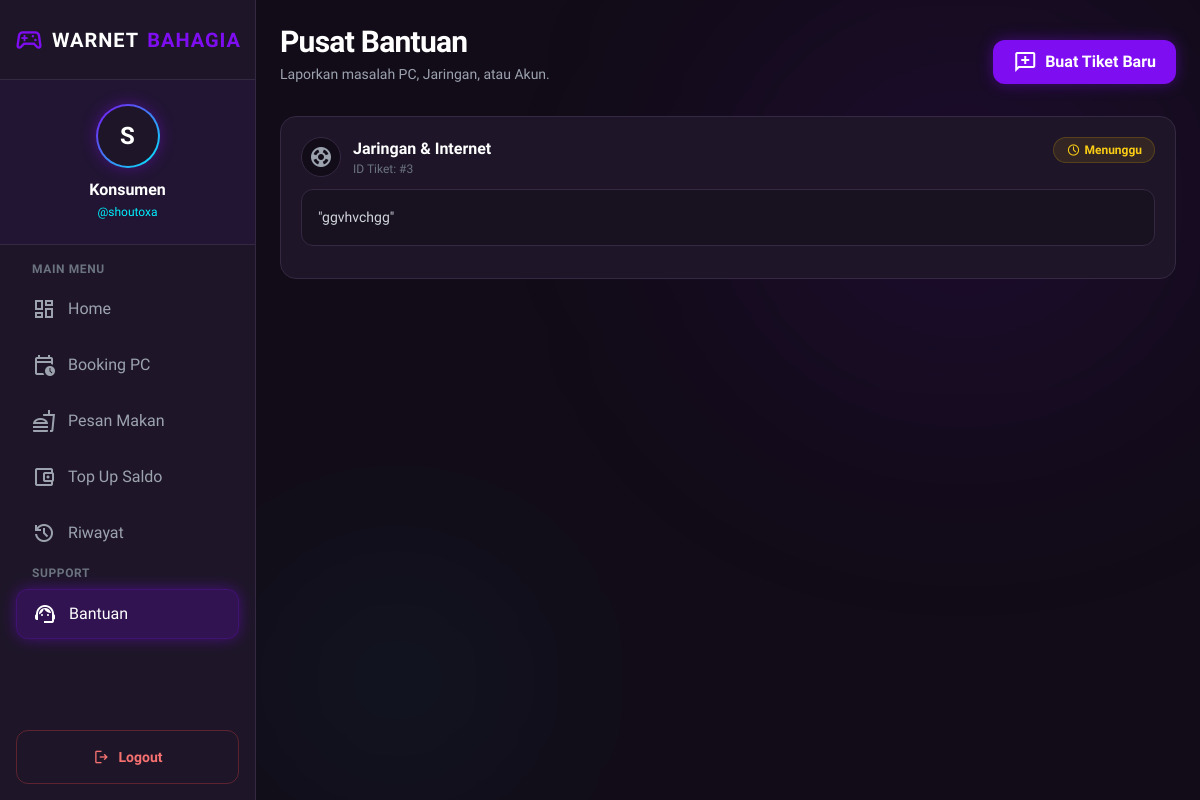
Page /pages/konsumen/bantuan.php (signed in) on the committed database.
### tables this page shows
CREATE TABLE `konsumen` (
  `id_konsumen` int(11) NOT NULL,
  `username` varchar(50) DEFAULT NULL,
  `password` varchar(255) DEFAULT NULL,
  `email` varchar(100) DEFAULT NULL,
  `saldo` decimal(12,2) DEFAULT NULL
);

CREATE TABLE `bantuan_teknis` (
  `id_bantuan` int(11) NOT NULL,
  `jenis_bantuan` varchar(100) DEFAULT NULL,
  `deskripsi` text DEFAULT NULL,
  `status` enum('menunggu','diproses','selesai') DEFAULT NULL,
  `id_konsumen` int(11) DEFAULT NULL
);

### pages/konsumen/bantuan.php (the view, shortened to what this page needs)
<?php
require_once '../../includes/config.php';
$id_konsumen = $_SESSION['id_konsumen'];
$bantuan = $conn->query("
    SELECT *
    FROM bantuan_teknis
    WHERE id_konsumen = '$id_konsumen'
    ORDER BY id_bantuan DESC
");
?>
<!DOCTYPE html>
<html lang="id" class="dark">
<head>
    <script src="https://cdn.tailwindcss.com"></script>
</head>
<body class="bg-dark-bg text-gray-200 font-sans antialiased h-screen flex overflow-hidden">
    <?php include '../../includes/sidebar_konsumen.php'; ?>
    <main class="flex-1 flex flex-col h-screen overflow-hidden relative md:ml-64">
        <div class="absolute bottom-0 left-0 w-[30%] h-[30%] bg-secondary/5 blur-[100px] rounded-full pointer-events-none"></div>
        <div class="flex-1 overflow-y-auto p-6 z-10">
            <div class="flex flex-col sm:flex-row justify-between items-start sm:items-end mb-8 gap-4">
                <div>
                    <h2 class="text-3xl font-bold text-white tracking-tight">Pusat Bantuan</h2>
                    <p class="text-gray-400 mt-1 text-sm">Laporkan masalah PC, Jaringan, atau Akun.</p>
                </div>
                <button onclick="openModal()" class="bg-primary hover:bg-primary/80 text-white px-5 py-2.5 rounded-xl shadow-neon-purple transition-all flex items-center gap-2 font-semibold">
                    <span class="material-symbols-outlined">add_comment</span>
                    Buat Tiket Baru
                </button>
            </div>
            <div class="space-y-4">
                <?php if ($bantuan->num_rows > 0): ?>
                    <?php while ($b = $bantuan->fetch_assoc()):
                        $status = ucfirst($b['status']);
                        $status_class = 'bg-gray-700 text-gray-300 border-gray-600';
                        $icon = 'hourglass_empty';
                        if ($b['status'] == 'menunggu') {
                            $status_class = 'bg-yellow-500/10 text-yellow-400 border-yellow-500/20';
                            $icon = 'schedule';
                        } elseif ($b['status'] == 'diproses') {
                            $status_class = 'bg-blue-500/10 text-blue-400 border-blue-500/20';
                            $icon = 'engineering';
                        } elseif ($b['status'] == 'selesai') {
                            $status_class = 'bg-green-500/10 text-green-400 border-green-500/20';
                            $icon = 'check_circle';
                        }
                    ?>
                        <div class="bg-dark-surface border border-dark-border p-5 rounded-2xl hover:border-primary/30 transition-all group relative overflow-hidden">
                            <div class="flex justify-between items-start mb-3">
                                <div class="flex items-center gap-3">
                                    <div class="w-10 h-10 rounded-full bg-dark-bg flex items-center justify-center border border-dark-border group-hover:border-primary/50 transition-colors">
                                        <span class="material-symbols-outlined text-gray-400 group-hover:text-primary">support</span>
                                    </div>
                                    <div>
                                        <h3 class="font-bold text-white"><?= $b['jenis_bantuan']; ?></h3>
                                        <p class="text-xs text-gray-500">ID Tiket: #<?= $b['id_bantuan']; ?></p>
                                    </div>
                                </div>
                                <span class="px-3 py-1 rounded-full text-xs font-bold border flex items-center gap-1 <?= $status_class; ?>">
                                    <span class="material-symbols-outlined text-[14px]"><?= $icon; ?></span>
                                    <?= $status; ?>
                                </span>
                            </div>
                            <div class="bg-dark-bg/50 p-4 rounded-xl border border-dark-border mb-3">
                                <p class="text-sm text-gray-300 leading-relaxed">"<?= $b['deskripsi']; ?>"</p>
                            </div>
                        </div>
                    <?php endwhile; ?>
                <?php endif; ?>
            </div>
        </div>
    </main>
</body>
</html>

### includes/sidebar_konsumen.php (shortened to what this page needs)
<?php
$current_page = basename($_SERVER['PHP_SELF']);
function isActive($page_name, $current)
{
    $active_class = "bg-primary/20 text-white rounded-xl border border-primary/20 shadow-neon-purple transition-all";
    $inactive_class = "text-gray-400 hover:bg-dark-border hover:text-white rounded-xl transition-all group";
    return ($page_name == $current) ? $active_class : $inactive_class;
}
if (!isset($user) && isset($_SESSION['id_konsumen'])) {
    $uid_sidebar = $_SESSION['id_konsumen'];
    $query_sidebar = mysqli_query($conn, "SELECT * FROM konsumen WHERE id_konsumen = '$uid_sidebar'");
    if ($query_sidebar) {
        $user = mysqli_fetch_assoc($query_sidebar);
    }
}
$display_nama = $user['nama_lengkap'] ?? 'Konsumen';
$display_user = $user['username'] ?? 'user';
$display_inisial = strtoupper(substr($display_user, 0, 1));
?>
<aside id="sidebar" class="fixed inset-y-0 left-0 w-64 bg-dark-surface border-r border-dark-border flex flex-col transform -translate-x-full md:translate-x-0 transition-transform duration-300 z-50">
    <div class="h-20 flex items-center justify-center border-b border-dark-border">
        <h1 class="text-xl font-bold tracking-wider text-white flex items-center gap-2">
            <span class="material-symbols-outlined text-primary text-3xl">sports_esports</span>
            WARNET<span class="text-primary">BAHAGIA</span>
        </h1>
    </div>
    <div class="p-6 flex flex-col items-center border-b border-dark-border bg-primary/5">
        <div class="w-16 h-16 rounded-full bg-gradient-to-br from-primary to-secondary p-[2px] mb-3 shadow-neon-purple">
            <div class="w-full h-full rounded-full bg-dark-surface flex items-center justify-center">
                <span class="text-2xl font-bold text-white"><?= $display_inisial; ?></span>
            </div>
        </div>
        <h3 class="text-white font-bold text-center leading-tight mb-1"><?= $display_nama; ?></h3>
        <p class="text-xs text-secondary">@<?= $display_user; ?></p>
    </div>
    <nav class="flex-1 overflow-y-auto py-4 px-4 space-y-2">
        <p class="px-4 text-xs font-semibold text-gray-500 uppercase tracking-wider mb-2">Main Menu</p>
        <a href="dashboard.php" class="flex items-center px-4 py-3 <?= isActive('dashboard.php', $current_page) ?>">
            <span class="material-symbols-outlined mr-3 <?= ($current_page != 'dashboard.php') ? 'group-hover:text-white' : '' ?>">dashboard</span>
            Home
        </a>
        <a href="booking.php" class="flex items-center px-4 py-3 <?= isActive('booking.php', $current_page) ?>">
            <span class="material-symbols-outlined mr-3 <?= ($current_page != 'booking.php') ? 'group-hover:text-secondary' : '' ?>">calendar_clock</span>
            Booking PC
        </a>
        <a href="fnb.php" class="flex items-center px-4 py-3 <?= isActive('fnb.php', $current_page) ?>">
            <span class="material-symbols-outlined mr-3 <?= ($current_page != 'fnb.php') ? 'group-hover:text-yellow-400' : '' ?>">fastfood</span>
            Pesan Makan
        </a>
        <a href="topup.php" class="flex items-center px-4 py-3 <?= isActive('topup.php', $current_page) ?>">
            <span class="material-symbols-outlined mr-3 <?= ($current_page != 'topup.php') ? 'group-hover:text-green-400' : '' ?>">account_balance_wallet</span>
            Top Up Saldo
        </a>
        <a href="riwayat.php" class="flex items-center px-4 py-3 <?= isActive('riwayat.php', $current_page) ?>">
            <span class="material-symbols-outlined mr-3 <?= ($current_page != 'riwayat.php') ? 'group-hover:text-blue-400' : '' ?>">history</span>
            Riwayat
        </a>
        <p class="px-4 text-xs font-semibold text-gray-500 uppercase tracking-wider mt-6 mb-2">Support</p>
        <a href="bantuan.php" class="flex items-center px-4 py-3 <?= isActive('bantuan.php', $current_page) ?>">
            <span class="material-symbols-outlined mr-3 <?= ($current_page != 'bantuan.php') ? 'group-hover:text-red-400' : '' ?>">support_agent</span>
            Bantuan
        </a>
    </nav>
    <div class="p-4">
        <a href="../../logout.php" class="flex items-center justify-center w-full py-3 rounded-xl border border-red-500/30 text-red-400 hover:bg-red-500 hover:text-white transition-all font-bold text-sm">
            <span class="material-symbols-outlined mr-2 text-lg">logout</span>
            Logout
        </a>
    </div>
</aside>

### includes/sidebar_konsumen.php (style rules this page uses)
main { animation: pageEnter 0.5s cubic-bezier(0.2, 0.8, 0.2, 1) forwards; }

### rows in the picture
konsumen: username "S", username "shoutoxa"
bantuan_teknis: jenis_bantuan "Jaringan & Internet", id_bantuan "3", status "Menunggu", deskripsi "ggvhvchgg"

### other values in the picture
$display_nama "Konsumen"
